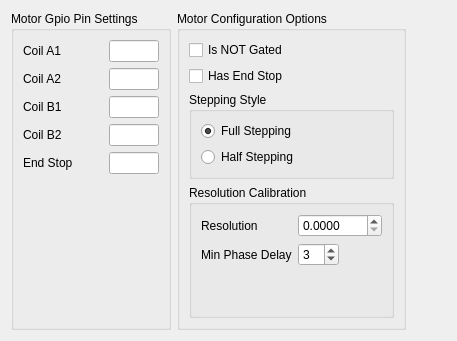
       <widget class="QWidget" name="tpExtAxis">
        <attribute name="title">
         <string>Extruder Axis</string>
        </attribute>
        <layout class="QVBoxLayout" name="verticalLayout_37">
         <item>
          <layout class="QGridLayout" name="gridLayout_8">
           <item row="0" column="0">
            <widget class="QGroupBox" name="groupBox_25">
             <property name="title">
              <string>Motor Gpio Pin Settings</string>
             </property>
             <layout class="QVBoxLayout" name="verticalLayout_17">
              <item>
               <layout class="QFormLayout" name="flXCoils_7">
                <property name="fieldGrowthPolicy">
                 <enum>QFormLayout::FieldsStayAtSizeHint</enum>
                </property>
                <item row="0" column="0">
                 <widget class="QLabel" name="label_31">
                  <property name="minimumSize">
                   <size>
                    <width>80</width>
                    <height>0</height>
                   </size>
                  </property>
                  <property name="text">
                   <string>Coil A1</string>
                  </property>
                 </widget>
                </item>
                <item row="0" column="1">
                 <widget class="QLineEdit" name="leA1_EX">
                  <property name="sizePolicy">
                   <sizepolicy hsizetype="Fixed" vsizetype="Fixed">
                    <horstretch>0</horstretch>
                    <verstretch>0</verstretch>
                   </sizepolicy>
                  </property>
                  <property name="maximumSize">
                   <size>
                    <width>50</width>
                    <height>16777215</height>
                   </size>
                  </property>
                  <property name="inputMask">
                   <string>00</string>
                  </property>
                  <property name="maxLength">
                   <number>2</number>
                  </property>
                 </widget>
                </item>
                <item row="1" column="0">
                 <widget class="QLabel" name="label_32">
                  <property name="minimumSize">
                   <size>
                    <width>80</width>
                    <height>0</height>
                   </size>
                  </property>
                  <property name="text">
                   <string>Coil A2</string>
                  </property>
                 </widget>
                </item>
                <item row="1" column="1">
                 <widget class="QLineEdit" name="leA2_EX">
                  <property name="sizePolicy">
                   <sizepolicy hsizetype="Fixed" vsizetype="Fixed">
                    <horstretch>0</horstretch>
                    <verstretch>0</verstretch>
                   </sizepolicy>
                  </property>
                  <property name="maximumSize">
                   <size>
                    <width>50</width>
                    <height>16777215</height>
                   </size>
                  </property>
                  <property name="inputMask">
                   <string>00</string>
                  </property>
                  <property name="maxLength">
                   <number>2</number>
                  </property>
                 </widget>
                </item>
                <item row="2" column="0">
                 <widget class="QLabel" name="label_33">
                  <property name="minimumSize">
                   <size>
                    <width>80</width>
                    <height>0</height>
                   </size>
                  </property>
                  <property name="text">
                   <string>Coil B1</string>
                  </property>
                 </widget>
                </item>
                <item row="2" column="1">
                 <widget class="QLineEdit" name="leB1_EX">
                  <property name="sizePolicy">
                   <sizepolicy hsizetype="Fixed" vsizetype="Fixed">
                    <horstretch>0</horstretch>
                    <verstretch>0</verstretch>
                   </sizepolicy>
                  </property>
                  <property name="maximumSize">
                   <size>
                    <width>50</width>
                    <height>16777215</height>
                   </size>
                  </property>
                  <property name="inputMask">
                   <string>00</string>
                  </property>
                  <property name="maxLength">
                   <number>2</number>
                  </property>
                 </widget>
                </item>
                <item row="3" column="0">
                 <widget class="QLabel" name="label_34">
                  <property name="minimumSize">
                   <size>
                    <width>80</width>
                    <height>0</height>
                   </size>
                  </property>
                  <property name="text">
                   <string>Coil B2</string>
                  </property>
                 </widget>
                </item>
                <item row="3" column="1">
                 <widget class="QLineEdit" name="leB2_EX">
                  <property name="sizePolicy">
                   <sizepolicy hsizetype="Fixed" vsizetype="Fixed">
                    <horstretch>0</horstretch>
                    <verstretch>0</verstretch>
                   </sizepolicy>
                  </property>
                  <property name="maximumSize">
                   <size>
                    <width>50</width>
                    <height>16777215</height>
                   </size>
                  </property>
                  <property name="inputMask">
                   <string>00</string>
                  </property>
                  <property name="maxLength">
                   <number>2</number>
                  </property>
                 </widget>
                </item>
                <item row="4" column="0">
                 <widget class="QLabel" name="lblEnableEX">
                  <property name="minimumSize">
                   <size>
                    <width>80</width>
                    <height>0</height>
                   </size>
                  </property>
                  <property name="text">
                   <string>End Stop</string>
                  </property>
                 </widget>
                </item>
                <item row="4" column="1">
                 <widget class="QLineEdit" name="leEnableEX">
                  <property name="maximumSize">
                   <size>
                    <width>50</width>
                    <height>16777215</height>
                   </size>
                  </property>
                  <property name="inputMask">
                   <string>00</string>
                  </property>
                 </widget>
                </item>
               </layout>
              </item>
              <item>
               <spacer name="verticalSpacer_13">
                <property name="orientation">
                 <enum>Qt::Vertical</enum>
                </property>
                <property name="sizeHint" stdset="0">
                 <size>
                  <width>20</width>
                  <height>40</height>
                 </size>
                </property>
               </spacer>
              </item>
             </layout>
            </widget>
           </item>
           <item row="0" column="2">
            <widget class="QGroupBox" name="groupBox_26">
             <property name="title">
              <string>Motor Configuration Options</string>
             </property>
             <layout class="QVBoxLayout" name="verticalLayout_18">
              <item>
               <widget class="QCheckBox" name="chkNOTEX">
                <property name="toolTip">
                 <string>Select this option if your motors are tied to HEX inverters.</string>
                </property>
                <property name="text">
                 <string>Is NOT Gated</string>
                </property>
               </widget>
              </item>
              <item>
               <widget class="QCheckBox" name="chkEnableEX">
                <property name="toolTip">
                 <string>&lt;html&gt;&lt;head/&gt;&lt;body&gt;&lt;p&gt;Select this option if this axis has an end stop which will disable&lt;/br&gt;the motor's movement when triggered..&lt;/p&gt;&lt;/body&gt;&lt;/html&gt;</string>
                </property>
                <property name="text">
                 <string>Has End Stop</string>
                </property>
               </widget>
              </item>
              <item>
               <widget class="QGroupBox" name="groupBox_27">
                <property name="title">
                 <string>Stepping Style</string>
                </property>
                <layout class="QVBoxLayout" name="verticalLayout_29">
                 <item>
                  <widget class="QRadioButton" name="rbFullEX">
                   <property name="toolTip">
                    <string>Full stepping provides maximum torque.</string>
                   </property>
                   <property name="text">
                    <string>Full Stepping</string>
                   </property>
                   <property name="checked">
                    <bool>true</bool>
                   </property>
                  </widget>
                 </item>
                 <item>
                  <widget class="QRadioButton" name="rbHalfEX">
                   <property name="toolTip">
                    <string>&lt;html&gt;&lt;head/&gt;&lt;body&gt;&lt;p&gt;Half stepping increases the resolution of the motor but the torque will be inconsistent.&lt;/p&gt;&lt;/body&gt;&lt;/html&gt;</string>
                   </property>
                   <property name="text">
                    <string>Half Stepping</string>
                   </property>
                  </widget>
                 </item>
                </layout>
               </widget>
              </item>
              <item>
               <widget class="QGroupBox" name="groupBox_28">
                <property name="title">
                 <string>Resolution Calibration</string>
                </property>
                <layout class="QVBoxLayout" name="verticalLayout_30">
                 <item>
                  <layout class="QFormLayout" name="formLayout_7">
                   <property name="sizeConstraint">
                    <enum>QLayout::SetMaximumSize</enum>
                   </property>
                   <property name="fieldGrowthPolicy">
                    <enum>QFormLayout::FieldsStayAtSizeHint</enum>
                   </property>
                   <item row="0" column="0">
                    <widget class="QLabel" name="label_35">
                     <property name="toolTip">
                      <string>&lt;html&gt;&lt;head/&gt;&lt;body&gt;&lt;p&gt;The resolution is the ratio of steps to distance for this axis of the printer.&lt;/p&gt;&lt;p&gt;The resolution allows the software to calibrate its moves based on the G-Code values.&lt;br/&gt;Launch the resolution calculator to determine the correct value for this axis.&lt;/p&gt;&lt;/body&gt;&lt;/html&gt;</string>
                     </property>
                     <property name="text">
                      <string>Resolution</string>
                     </property>
                    </widget>
                   </item>
                   <item row="0" column="1">
                    <widget class="QDoubleSpinBox" name="dsbResEX">
                     <property name="toolTip">
                      <string>&lt;html&gt;&lt;head/&gt;&lt;body&gt;&lt;p&gt;The resolution is the ratio of steps to distance for this axis of the printer.&lt;/p&gt;&lt;p&gt;The resolution allows the software to calibrate its moves based on the G-Code values.&lt;br/&gt;Launch the resolution calculator to determine the correct value for this axis.&lt;/p&gt;&lt;/body&gt;&lt;/html&gt;</string>
                     </property>
                     <property name="decimals">
                      <number>4</number>
                     </property>
                     <property name="maximum">
                      <double>9999.989999999999782</double>
                     </property>
                     <property name="singleStep">
                      <double>0.010000000000000</double>
                     </property>
                    </widget>
                   </item>
                   <item row="1" column="0">
                    <widget class="QLabel" name="minPhaseDelayLabel_4">
                     <property name="toolTip">
                      <string>This is the minimum amount of time (in Milliseconds)&lt;br/&gt;between motor steps. If your Stepper motors aren't responding well to&lt;br/&gt;move commands, try increasing this delay.</string>
                     </property>
                     <property name="text">
                      <string>Min Phase Delay</string>
                     </property>
                    </widget>
                   </item>
                   <item row="1" column="1">
                    <widget class="QSpinBox" name="seMinDelayExt">
                     <property name="toolTip">
                      <string>This is the minimum amount of time (in Milliseconds)&lt;br/&gt;between motor steps. If your Stepper motors aren't responding well to&lt;br/&gt;move commands, try increasing this delay.</string>
                     </property>
                     <property name="value">
                      <number>3</number>
                     </property>
                    </widget>
                   </item>
                  </layout>
                 </item>
                 <item>
                  <spacer name="verticalSpacer_14">
                   <property name="orientation">
                    <enum>Qt::Vertical</enum>
                   </property>
                   <property name="sizeHint" stdset="0">
                    <size>
                     <width>20</width>
                     <height>40</height>
                    </size>
                   </property>
                  </spacer>
                 </item>
                </layout>
               </widget>
              </item>
             </layout>
            </widget>
           </item>
           <item row="0" column="3">
            <spacer name="horizontalSpacer_7">
             <property name="orientation">
              <enum>Qt::Horizontal</enum>
             </property>
             <property name="sizeHint" stdset="0">
              <size>
               <width>40</width>
               <height>20</height>
              </size>
             </property>
            </spacer>
           </item>
          </layout>
         </item>
        </layout>
       </widget>
